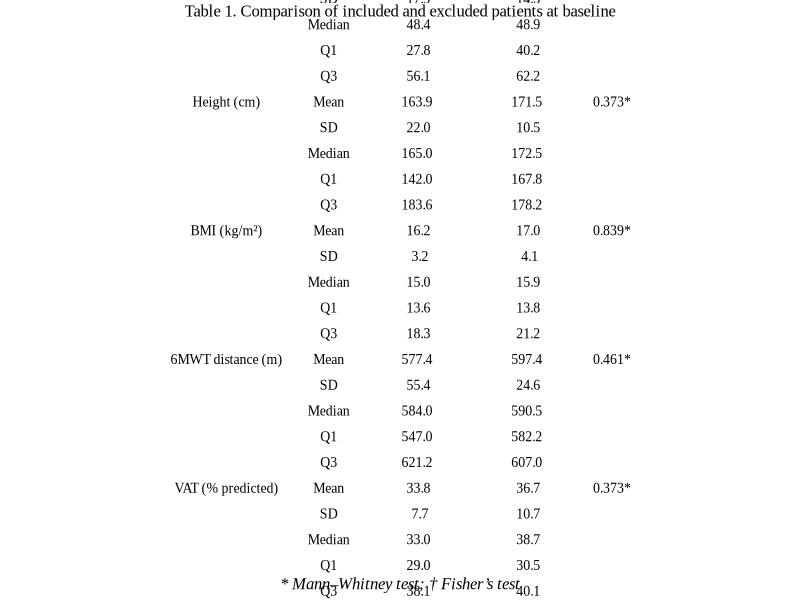

This figure's R source: (Note: this script raises an error after producing the figure.)
## ---- chunk 1
knitr::opts_chunk$set(echo = TRUE, warning = FALSE, message = FALSE)
## ---- chunk 2
packages <- c("readxl", "dplyr", "gridExtra", "tidyr", "ggplot2", "grid")

for (pkg in packages) {
  if (!require(pkg, character.only = TRUE)) {
    install.packages(pkg)
    library(pkg, character.only = TRUE)
  }
}
## ---- chunk 3
# Load package
library(readxl)

# Import datasets
included_data <- read_excel("../data/data_clean.xlsx")
excluded_data <- read_excel("../data/data_excluded.xlsx")

# Check structure
str(included_data)
str(excluded_data)
## ---- chunk 4

library(dplyr)
library(gridExtra)
library(grid)

# Descriptive statistics of included and excluded patients at baseline

# Fonction descriptive
describe <- function(x) {
  data.frame(
    Statistic = c("Mean", "SD", "Median", "Q1", "Q3"),
    Value = c(
      mean(x, na.rm = TRUE),
      sd(x, na.rm = TRUE),
      median(x, na.rm = TRUE),
      quantile(x, 0.25, na.rm = TRUE),
      quantile(x, 0.75, na.rm = TRUE)
    )
  )
}

vars <- c("age", "weight_kg", "height_cm", "bmi_kg_cm2",
          "6minwt_distance_traveled_m_before",
          "vat_before",
          "pedsql_totalself_before")

labels <- c(
  "Age (years)",
  "Weight (kg)",
  "Height (cm)",
  "BMI (kg/m²)",
  "6MWT distance (m)",
  "VAT (% predicted)",
  "PedsQL score (0–100)"
)

# Total sample sizes
n_inc_total <- nrow(included_data)
n_exc_total <- nrow(excluded_data)

table_list <- list()

for(i in seq_along(vars)) {
  
  var <- vars[i]
  
  x <- included_data[[var]]
  y <- excluded_data[[var]]
  
  x_clean <- x[!is.na(x)]
  y_clean <- y[!is.na(y)]
  
  p_val <- round(wilcox.test(x_clean, y_clean, exact = FALSE)$p.value, 3)
  p_val <- paste0(p_val, "*")
  
  inc <- describe(x)
  exc <- describe(y)
  
  df <- data.frame(
    Variable = c(labels[i], rep("", 4)),
    Statistic = inc$Statistic,
    Included = round(inc$Value, 1),
    Excluded = round(exc$Value, 1),
    p_value = c(p_val, rep("", 4))
  )
  
  table_list[[i]] <- df
}

table_final <- do.call(rbind, table_list)

# Sex comparison (Fisher's test)
p_sexe <- fisher.test(table(
  c(included_data$sexe, excluded_data$sexe),
  c(rep("Included", nrow(included_data)),
    rep("Excluded", nrow(excluded_data)))
))$p.value

p_sexe <- paste0(round(p_sexe, 3), "†")

sexe_inc <- table(included_data$sexe)
sexe_exc <- table(excluded_data$sexe)

sex_df <- data.frame(
  Variable = c("Sex (M/F)", rep("", length(sexe_inc)-1)),
  Statistic = names(sexe_inc),
  Included = as.numeric(sexe_inc),
  Excluded = as.numeric(sexe_exc),
  p_value = c(p_sexe, rep("", length(sexe_inc)-1))
)

table_final <- rbind(table_final, sex_df)

# Rename columns with total sample size
colnames(table_final)[3:4] <- c(
  paste0("Included (n=", n_inc_total, ")"),
  paste0("Excluded (n=", n_exc_total, ")")
)

table_final

# Export table as image
n_rows <- nrow(table_final)

png(
  "../figures/Table_1_Comparison_of_included_and_excluded_patients_at_baseline.png",
  width = 900,
  height = 2 + n_rows * 42,
  res = 150
)

tg <- tableGrob(
  table_final,
  rows = NULL,
  theme = ttheme_minimal(  
    core = list(
      fg_params = list(
        fontfamily = "Times New Roman",
        fontsize = 10)
    ),
    colhead = list(
      fg_params = list(
        fontfamily = "Times New Roman",
        fontsize = 10, 
        fontface = "bold")
    )
  )
)

grid.arrange(
  textGrob(
    "Table 1. Comparison of included and excluded patients at baseline",
    gp = gpar(fontfamily = "Times New Roman", fontsize = 12, fontface = "plain")
  ),
  tg,
  textGrob(
    "* Mann–Whitney test; † Fisher’s test",
    gp = gpar(fontfamily = "Times New Roman", fontsize = 12, fontface = "italic")
  ),
  ncol = 1,
  heights = c(0.2, 5, 0.3)
)

dev.off()
## ---- chunk 5
# Normality assessment of Δ 6MWT data
included_data$delta_6mwt <- included_data$`6minwt_distance_traveled_m_after` -
                            included_data$`6minwt_distance_traveled_m_before`
# Shapiro test on paired differences
shapiro_delta <- shapiro.test(included_data$delta_6mwt)
shapiro_delta
# Export Shapiro test results to a text file
sink("../results/shapiro_test_results.txt")
cat("Shapiro-Wilk Test for Normality of Paired Differences (6MWT)\n\n")
print(shapiro_delta)
sink()
## ---- chunk 6

# Remove missing values
delta_clean <- na.omit(included_data$delta_6mwt)

# Export QQ-plot
png(
  "../figures/Figure_4_QQ_plot_Delta_6MWT.png",
  width = 6,
  height = 5,
  units = "in",
  res = 300,
)

# Graphical parameters
par(
  family = "serif",
  cex.lab = 1,
  cex.axis = 1
)

# QQ-plot
qqnorm(
  delta_clean,
  main = "",
  xlab = "Theoretical Quantiles",
  ylab = "Sample Quantiles"
)

# Title
title(
  main = paste0(
    "Figure 4. Q-Q Plot of Δ6MWT (n = ",
    length(delta_clean),
    ")"
  ),
  font.main = 1,   # normal (not bold)
  cex.main = 1     # approximately 12 pt
)

# Reference line
qqline(
  delta_clean,
  col = "red",
  lwd = 2
)

# Close PNG device
dev.off()

# Display plot in RStudio
par(
  family = "serif",
  cex.lab = 1,
  cex.axis = 1
)

qqnorm(
  delta_clean,
  main = "",
  xlab = "Theoretical Quantiles",
  ylab = "Sample Quantiles"
)

title(
  main = paste0(
        "Figure 4. Q-Q Plot of Δ6MWT (n = ",
    length(delta_clean),
    ")"
  ),
  font.main = 1,
  cex.main = 1
)

qqline(
  delta_clean,
  col = "red",
  lwd = 2
)
## ---- chunk 7
# Paired t-test
t_test <- t.test(
  included_data$`6minwt_distance_traveled_m_after`,
  included_data$`6minwt_distance_traveled_m_before`,
  paired = TRUE
)
t_test

# Export t-test results to a text file
sink("../results/paired_t_test_results.txt")
cat("Paired t-test (6MWT before vs after)\n\n")
print(t_test)
sink()
## ---- chunk 8

# Paired Wilcoxon test
wilcox_test <- wilcox.test(
  included_data$`6minwt_distance_traveled_m_after`,
  included_data$`6minwt_distance_traveled_m_before`,
  paired = TRUE,
  exact = TRUE
)
wilcox_test

# Export Wilcoxon test results to a text file
sink("../results/wilcoxon_test_results.txt")
cat("Paired Wilcoxon Test (6MWT before vs after)\n\n")
print(wilcox_test)
sink()

## ---- chunk 9
library(dplyr)
library(tidyr)
library(ggplot2)

# Data PedsQL before/after
pedsql_data <- included_data %>%
  select(
    pedsql_totalself_before, pedsql_totalself_after,
    pedsql_physiqueself_before, pedsql_physiqueself_after,
    pedsql_emotionself_before, pedsql_emotionself_after,
    pedsql_relationself_before, pedsql_relationself_after,
    pedsql_ecoleself_before, pedsql_ecoleself_after,
    pedsql_psycosocialself_before, pedsql_psycosocialself_after
  ) %>%
  pivot_longer(cols = everything(),
               names_to = "Variable",
               values_to = "Score") %>%
  mutate(
    Time = ifelse(grepl("before", Variable), "Before", "After"),
    Time = factor(Time, levels = c("Before", "After")),
    Dimension = case_when(
      grepl("total", Variable) ~ "Total Score",
      grepl("physique", Variable) ~ "Physical",
      grepl("emotion", Variable) ~ "Emotional",
      grepl("relation", Variable) ~ "Social",
      grepl("ecole", Variable) ~ "School",
      grepl("psycosocial", Variable) ~ "Psychosocial"
    )
  )

# Plot

p_pedsql <- ggplot(pedsql_data, aes(x = Time, y = Score, fill = Dimension)) +
  
  geom_boxplot(alpha = 0.5, outlier.shape = NA) +
  
  facet_wrap(~ Dimension, nrow = 2) +
  
  xlab("") +
  ylab("Score (0–100)") +
  ggtitle("Figure 5. Distribution of PedsQL Scores Before and After Intervention (n = 20)") +
  
  theme_bw(base_family = "Times New Roman", base_size = 12) +
  theme(
    strip.text = element_text(face = "bold"),
    legend.position = "none"   
  )
p_pedsql

# Export
ggsave(
  "../figures/Figure_5_PedsQL_Before_After.png",
  plot = p_pedsql,
  width = 7,
  height = 5
)
## ---- chunk 10
# Spearman correlation
cor_test <- cor.test(
  included_data$`6minwt_distance_traveled_m_after`,
  included_data$pedsql_totalself_after,
  method = "spearman"
)

cor_test

# Export Spearman correlation results
sink("../results/spearman_correlation_results.txt")
cat("Spearman correlation (6MWT vs PedsQL)\n\n")
print(cor_test)
sink()

# Viewing
library(ggplot2)

# Create plot
p_corr <- ggplot(included_data, aes(
  x = `6minwt_distance_traveled_m_after`,
  y = pedsql_totalself_after
)) +
  geom_point() +
  xlab("6-Minute Walk Distance (m)") +
  ylab("PedsQL Score (0–100)") +
  ggtitle("Figure 6. Correlation Between Quality of Life and Functional Capacity measured at 6mwt (n = 20) ") +
  theme_bw(base_family = "Times New Roman", base_size = 11) +
theme(
    plot.title = element_text(
      face = "plain",
      size = 11
    )
  )

p_corr

# Export PDF
ggsave(
  "../figures/Figure_6_Correlation_PedsQL_6MWT.png",
  plot = p_corr,
  width = 8,
  height = 6
)
